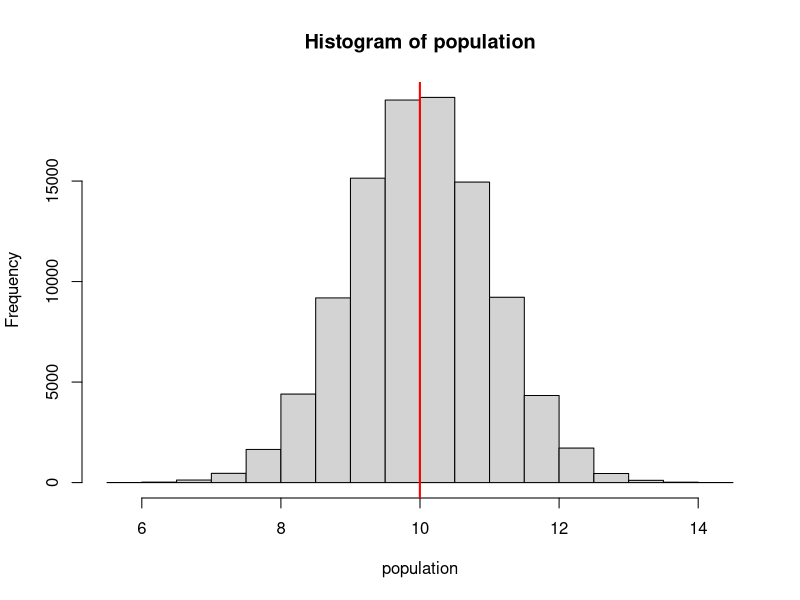
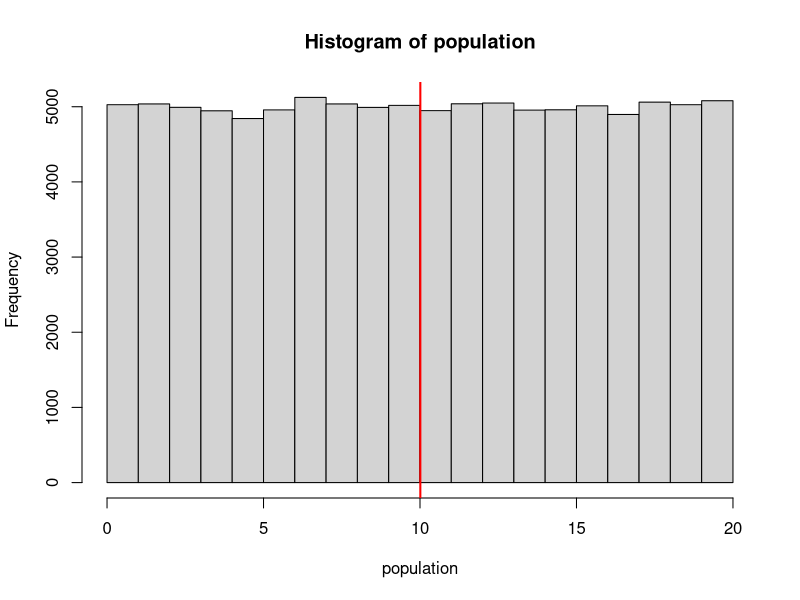
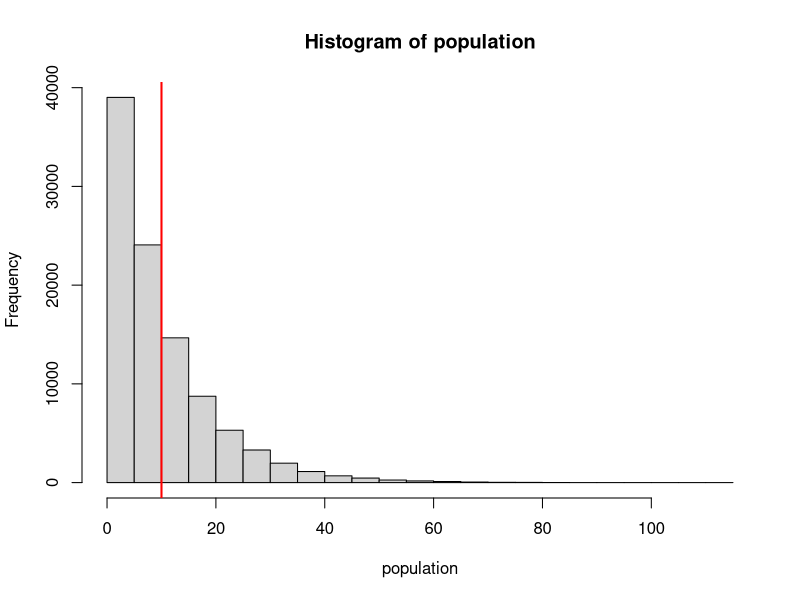

The R script that drew these images, in order:
# Central Limit Theorem (CLT)

# Normal distribution
n.population <- 100000
mu.population <- 10
sd.population <- 1
population <- rnorm(n.population, mean=mu.population, sd=sd.population)
mu.population <- mean(population)
var.population <- var(population)
hist(population)
abline(v=mu.population, col="red", lwd=2)

# Uniform distribution
n.population <- 100000
min.population <- 0
max.population <- 20
population <- runif(n.population, min=min.population, max=max.population)
mu.population <- mean(population)
var.population <- var(population)
hist(population)
abline(v=mu.population, col="red", lwd=2)

# Exponential distribution
n.population <- 100000
rate.popu <- 0.1
population <- rexp(n.population, rate.popu)
mu.population <- mean(population)
var.population <- var(population)
hist(population)
abline(v=mu.population, col="red", lwd=2)